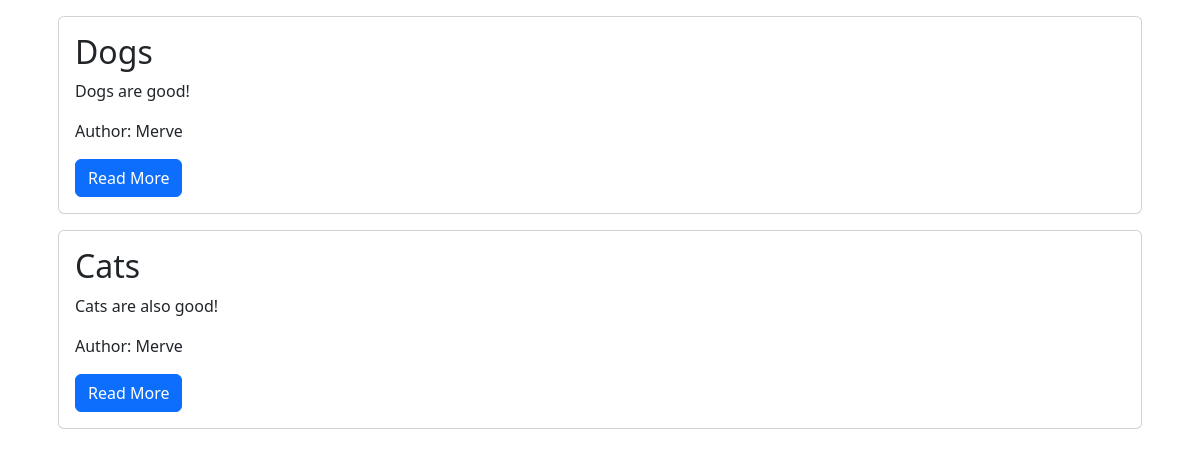
Before: / with the older database file.
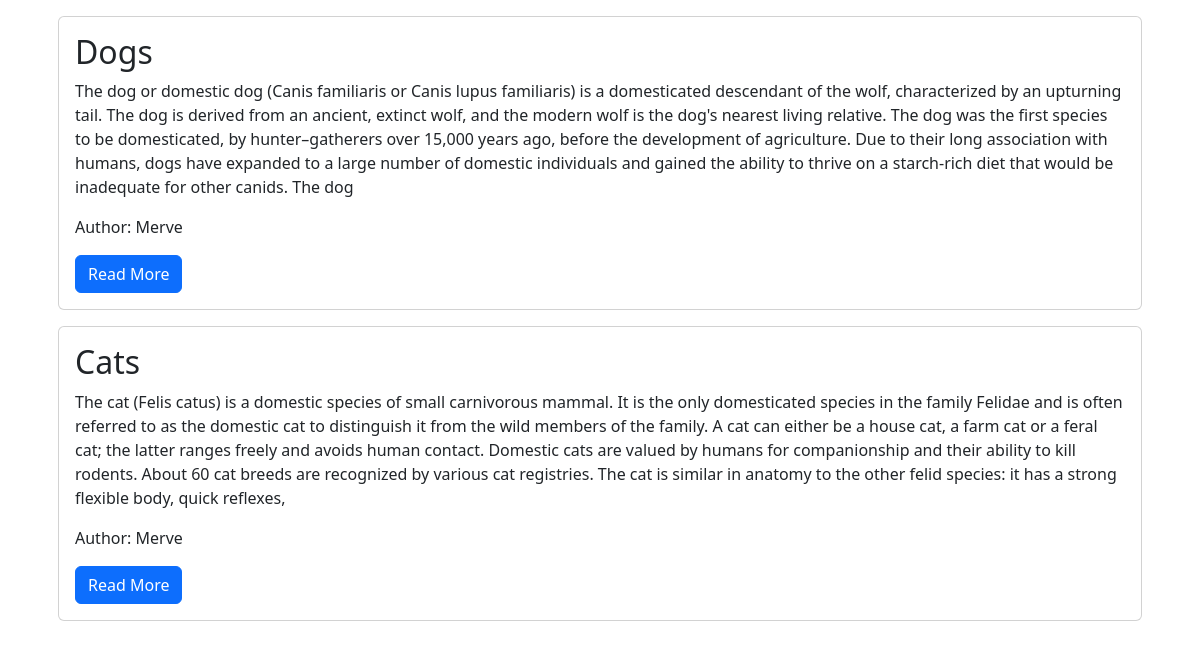
After: the same page with the newer database file.
### blog/models.py (models this page shows, shortened)
class Post(models.Model):
    title = models.CharField(max_length=200)
    content = models.TextField()
    date_created = models.DateTimeField(auto_now_add=True)
    slug = models.SlugField(max_length=200, unique=True)
    author = models.ForeignKey(to=User, on_delete=models.CASCADE)
    status = models.IntegerField(choices=STATUS, default=0)

### blog/views.py (the view)
# urls.py: path('', views.PostList.as_view(), name='home')    # Empty strings '' represent the homepage
class PostList(generic.ListView):    # class name has to be in the same format with the one inside for loop in index.html
    queryset = Post.objects.filter(status=1).order_by('date_created')
    template_name = 'index.html'

### templates/index.html (shortened to what this page needs)
<!DOCTYPE html>
<html lang="en">
    <head>
        <link href="https://cdn.jsdelivr.net/npm/bootstrap@5.2.0/dist/css/bootstrap.min.css" rel="stylesheet">
    </head>
    <body>
        <div class="container">
        {% for post in post_list %}
            <div class="card m-3">
                <div class="card-body">
                    <h2 class="card-title">
                        {{post.title}}
                    </h2>
                    <p class="card-text">
                        {{post.content | slice:"600"}}
                    </p>
                    <p class="card-text">
                        Author: {{post.author | title}}
                    </p>
                    <a class="btn btn-primary" href="{% url 'blog_view' post.slug %}">Read More</a>
                </div>
            </div>
        {% endfor %}
        </div>
    </body>
</html>

Changed rows visible on the page:
changed Post "Dogs": content "Dogs are good!" → "The dog or domestic dog (Canis familiaris or Canis lupus familiaris) is a domesticated descendant of the wolf, characterized by an upturning tail. The dog is derived from an ancient, extinct wolf, and the modern wolf is the dog's nearest living relative. The dog was the first species to be domesticated, by hunter–gatherers over 15,000 years ago, before the development of agriculture. Due to their long association with humans, dogs have expanded to a large number of domestic individuals and gained the ability to thrive on a starch-rich diet that would be inadequate for other canids. The dog"
changed Post "Cats": content "Cats are also good!" → "The cat (Felis catus) is a domestic species of small carnivorous mammal. It is the only domesticated species in the family Felidae and is often referred to as the domestic cat to distinguish it from the wild members of the family. A cat can either be a house cat, a farm cat or a feral cat; the latter ranges freely and avoids human contact. Domestic cats are valued by humans for companionship and their ability to kill rodents. About 60 cat breeds are recognized by various cat registries. The cat is similar in anatomy to the other felid species: it has a strong flexible body, quick reflexes,"
